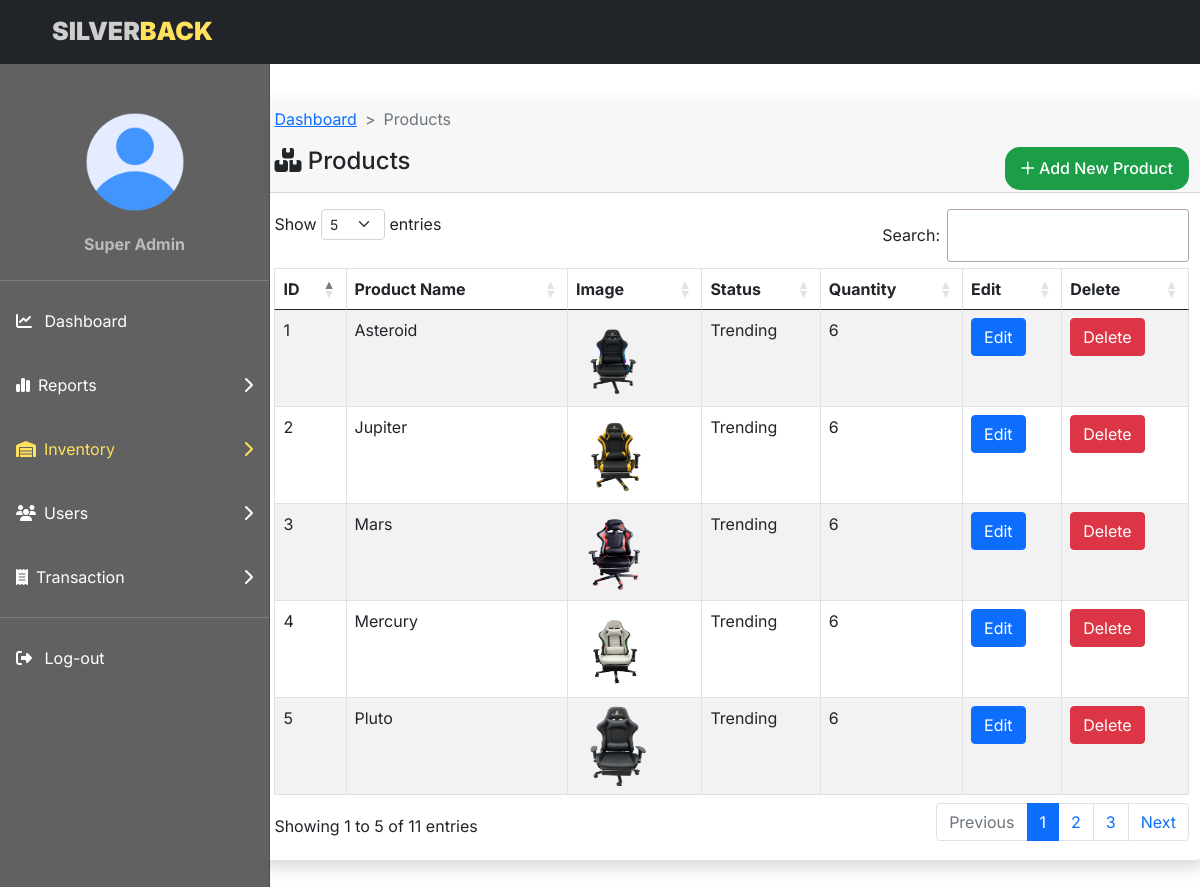
The page /admin/product/product.php (signed in) on the database its author committed.
### tables this page shows
CREATE TABLE `users` (
  `user_id` int(11) NOT NULL,
  `username` varchar(100) NOT NULL,
  `user_email` varchar(100) NOT NULL,
  `user_password` varchar(100) NOT NULL,
  `fname` varchar(50) NOT NULL,
  `lname` varchar(50) NOT NULL,
  `contactnum` varchar(12) NOT NULL,
  `birthday` date NOT NULL,
  `address` varchar(100) NOT NULL,
  `city` varchar(50) NOT NULL,
  `region` varchar(50) NOT NULL,
  `zip` int(10) NOT NULL,
  `image` varchar(100) DEFAULT NULL,
  `role` tinyint(4) NOT NULL DEFAULT 0,
  `ip_add` varchar(12) NOT NULL,
  `token` varchar(40) NOT NULL,
  `created_at` timestamp NOT NULL DEFAULT current_timestamp(),
  `lastactivity` timestamp NULL DEFAULT current_timestamp()
);

CREATE TABLE `products` (
  `prod_id` int(11) NOT NULL,
  `cat_id` int(11) NOT NULL,
  `prod_name` varchar(50) NOT NULL,
  `prod_index` varchar(50) NOT NULL,
  `prod_description` mediumtext NOT NULL,
  `prod_price` decimal(7,2) NOT NULL,
  `prod_image` varchar(100) NOT NULL,
  `prod_img1` varchar(20) NOT NULL,
  `prod_img2` varchar(20) NOT NULL,
  `prod_img3` varchar(20) NOT NULL,
  `prod_qty` int(11) NOT NULL,
  `prod_status` tinyint(4) NOT NULL,
  `prod_trending` tinyint(4) NOT NULL,
  `prod_keywords` mediumtext NOT NULL,
  `created_at` timestamp NOT NULL DEFAULT current_timestamp()
);

### admin/functions/functions.php (called while the page is built, shortened)
<?php
include('../connection/connect.php');
function getProfile(){
    global $conn;
    $q = "SELECT * FROM users WHERE role = '1' ";
    return $q_run = mysqli_query($conn, $q);
}

### admin/product/product.php (the view, shortened to what this page needs)
<?php
include('../connection/connect.php');
include('../functions/functions.php');
?>
<!Doctype html>
<html lang="en">
<head>
  <link href="https://cdn.jsdelivr.net/npm/bootstrap@5.0.2/dist/css/bootstrap.min.css" rel="stylesheet">
  <link rel="stylesheet" href="https://cdnjs.cloudflare.com/ajax/libs/font-awesome/6.2.1/css/all.min.css" />
  <link rel="stylesheet" type="text/css" href="https://cdn.datatables.net/1.13.1/css/dataTables.bootstrap5.css" />
  <link rel="stylesheet" href="../home.css" />
</head>
<body>
  <nav class="navbar navbar-expand-lg navbar-dark bg-dark fixed-top">
    <div class="container-fluid">
      <div class="navbar-brand me-auto ms-lg-0 ms-3 text-uppercase fw-bold">
        <a style="color:#CECECE;font-size: 25px;;font-weight: 900;margin-left:40px">Silver</a><a style="color:#FFE15D;font-size: 25px;;font-weight: 900">back</a><a href="#" style="color:white;margin-left:55rem"></a>
      </div>
    </div>
  </nav>
  <div style="background: rgba( 70, 70, 70, 0.85 );
    backdrop-filter: blur( 15px );
    -webkit-backdrop-filter: blur( 15px ); top:64px" class="offcanvas offcanvas-start sidebar-nav" tabindex="-1" id="sidebar">
    <div class="offcanvas-body p-0">
      <nav class="navbar-dark">
        <ul class="navbar-nav">
          <br><br>
          <div class="uprofile">
            <?php
            $profile = getProfile();
            if (mysqli_num_rows($profile) > 0) {
              foreach ($profile as $dp => $pro) {
            ?>
                <center class="profile">
                  <img src='../profile/<?php echo $pro['image'] ?>' style="width:100px;height:100px;border-radius: 50%" />
                  <p style="color: #bbb;font-weight: 700;margin-top:20px;margin-bottom: 10px"><?php echo $pro['fname'] ?> <?php echo $pro['lname'] ?></p>
                </center>
            <?php
              }
            }
            ?>
          </div>
          <li class="my-0">
            <hr class="dropdown-divider bg-light" />
          </li>
          <li>
            <a style="color: #fff;padding: 20px 20px;" href="../home.php" class="nav-link px-3">
              <span class="me-2"><i class="fa-sharp fa-solid fa-chart-line"></i></span>
              <span>Dashboard</span>
            </a>
          </li>
          <li>
            <a style="color: #fff;padding: 20px 20px;" class="nav-link px-3 sidebar-link" data-bs-toggle="collapse" href="#reports"><span class="me-2"><i class="fa-solid fa-chart-simple"></i></span>
              <span>Reports</span>
              <span class="ms-auto">
                <span class="right-icon">
                  <i class="fa-solid fa-chevron-right drop-down"></i>
                </span>
              </span>
            </a>
          </li>
          <li>
            <a style="color: #FFE15D;padding: 20px 20px;" class="nav-link px-3 sidebar-link" data-bs-toggle="collapse" href="#inventory"><span class="me-2"><i class="fa-sharp fa-solid fa-warehouse"></i></span>
              <span>Inventory</span>
              <span class="ms-auto">
                <span class="right-icon">
                  <i class="fa-solid fa-chevron-right drop-down"></i>
                </span>
              </span>
            </a>
          </li>
          <li>
            <a style="color: #fff;padding: 20px 20px;" class="nav-link px-3 sidebar-link" data-bs-toggle="collapse" href="#user"><span class="me-2"><i class="fa-sharp fa-solid fa-users"></i></span>
              <span>Users</span>
              <span class="ms-auto">
                <span class="right-icon">
                  <i class="fa-solid fa-chevron-right drop-down"></i>
                </span>
              </span>
            </a>
          </li>
          <li>
            <a style="color: #fff;padding: 20px 20px;" class="nav-link px-3 sidebar-link" data-bs-toggle="collapse" href="#transaction"><span class="me-2"><i class="fa-sharp fa-solid fa-receipt"></i>
              </span>
              <span>Transaction</span>
              <span class="ms-auto">
                <span class="right-icon">
                  <i class="fa-solid fa-chevron-right drop-down"></i>
                </span>
              </span>
            </a>
          </li>
          <li class="my-0">
            <hr class="dropdown-divider bg-light" />
          </li>
          <li>
            <a style="color: #fff;padding: 20px 20px;" href="../logout.php" class="nav-link px-3">
              <span class="me-2"><i class="fa-sharp fa-solid fa-right-from-bracket"></i></span>
              <span>Log-out</span>
            </a>
          </li>
        </ul>
      </nav>
    </div>
  </div>
  <div id="product_table">
    <div class="container">
      <div class="row">
        <div class="col-md-12 py-md-5 mx-md-5">
          <div class="card1 shadow">
            <div class="card-header">
              <nav style="--bs-breadcrumb-divider: '>';" aria-label="breadcrumb">
                <ol class="breadcrumb">
                  <li class="breadcrumb-item"><a href="../home.php">Dashboard</a></li>
                  <li class="breadcrumb-item active" aria-current="page">Products</li>
                </ol>
              </nav>
              <h4><i class="fa-solid fa-boxes-stacked"></i> Products <a class="bt float-end" href="./addprod.php"><i class="fa-regular fa-plus"></i> Add New Product</a></h4>
            </div>
            <div class="card-body">
              <table id="prod_table" class="table table-bordered table-striped">
                <thead>
                  <tr>
                    <th>ID</th>
                    <th>Product Name</th>
                    <th>Image</th>
                    <th>Status</th>
                    <th>Quantity</th>
                    <th>Edit</th>
                    <th>Delete</th>
                  </tr>
                </thead>
                <tbody>
                  <?php
                  $query = mysqli_query($conn, "SELECT * FROM `products` ORDER BY prod_id");
                  while ($result = mysqli_fetch_array($query)) {
                    $prod_id = $result['prod_id'];
                    $prod_name = $result['prod_name'];
                    $image = $result['prod_image'];
                    $status = $result['prod_status'];
                    $qty = $result['prod_qty'];
                  ?>
                    <tr>
                      <td><?= $prod_id; ?></td>
                      <td><?= $prod_name; ?></td>
                      <td><img src="../images/<?php echo $image ?>" width="80px" height="80px" alt="<?php echo $image ?>" /></td>
                      <td><?= $status == '0' ? "Trending" : "Visible" ?></td>
                      <td><?= max($qty, 0); ?></td>
                      <form action="../code.php" method="POST">
                        <td><a href="./editprod.php?id=<?= $result['prod_id']; ?>" class="btn btn-primary">Edit</td>
                        <td>
                          <button type="submit" class="btn btn-danger delete_prod" name="delete_prod" value="<?= $result['prod_id']; ?>">Delete</button>
                      </form>
                    </tr>
                  <?php
                  }
                  ?>
                </tbody>
              </table>
            </div>
          </div>
        </div>
      </div>
    </div>
  </div>
</body>
</html>

### admin/home.css (style rules this page uses)
body, button { font-family: "Inter", sans-serif; }
:root { --offcanvas-width: 270px; --topNavbarHeight: 56px; }
.sidebar-nav { width: var(--offcanvas-width); }
.sidebar-link { display: flex; align-items: center; }
.sidebar-link .right-icon { display: inline-flex; }
@media (min-width: 992px) { body { overflow: auto !important; } }
@media (min-width: 992px) { .sidebar-nav { -webkit-transform: none; transform: none; visibility: visible !important; height: calc(100% - var(--topNavbarHeight)); top: var(--topNavbarHeight); } }

### admin/product/product.php (style rules this page uses)
.container-fluid .navbar-brand { color: #CECECE; font-size: 25px; text-transform: uppercase; font-weight: 900; height: calc(100% - 9%); }
.card1 { z-index: 1; background: #ffff; box-shadow: 0 8px 32px 0 rgba(31, 38, 135, 0.37); backdrop-filter: blur(20px); -webkit-backdrop-filter: blur(20px); border-radius: 12px; border: 1px solid rgba(255, 255, 255, 0.18); margin-top: 50px; margin-left: 15%; }
.bt { background-color: #1c9e49; border: none; color: white; padding: 12px 16px; font-size: 16px; cursor: pointer; border-radius: 15px; text-decoration: none; }

### rows shown on the page
users: image (placeholder picture), fname "Super", lname "Admin"
products: prod_id "1", prod_name "Asteroid", prod_image (picture), prod_status "Trending", prod_qty "6"
products: prod_id "2", prod_name "Jupiter", prod_image (picture), prod_status "Trending", prod_qty "6"
products: prod_id "3", prod_name "Mars", prod_image (picture), prod_status "Trending", prod_qty "6"
products: prod_id "4", prod_name "Mercury", prod_image (picture), prod_status "Trending", prod_qty "6"
products: prod_id "5", prod_name "Pluto", prod_image (picture), prod_status "Trending", prod_qty "6"
